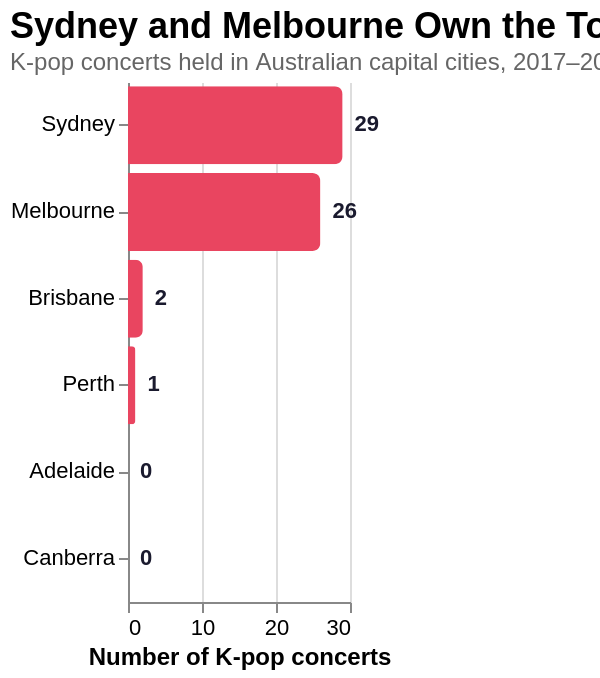

The specification (Vega-Lite) saved for this image:
### Vega-Lite specification from a JSON file in a GitHub repository (floating-point values rounded to 4 significant figures)
{"title": {"text": "Sydney and Melbourne Own the Tour Circuit", "subtitle": "K-pop concerts held in Australian capital cities, 2017–2024. Source: Wikipedia tour pages.", "anchor": "start", "fontSize": 18, "subtitleFontSize": 12, "subtitleColor": "#666"}, "width": "container", "height": 260, "autosize": {"type": "fit-x", "contains": "padding"}, "config": {"view": {"stroke": null}, "axis": {"labelFontSize": 11, "titleFontSize": 12}, "legend": {"orient": "bottom", "titleFontSize": 12, "labelFontSize": 11, "padding": 12, "offset": 12, "columns": 0}}, "data": {"values": [{"city": "Sydney", "concerts": 29, "total_capacity": 432500}, {"city": "Melbourne", "concerts": 26, "total_capacity": 343720}, {"city": "Brisbane", "concerts": 2, "total_capacity": 4700}, {"city": "Perth", "concerts": 1, "total_capacity": 2500}, {"city": "Adelaide", "concerts": 0, "total_capacity": 0}, {"city": "Canberra", "concerts": 0, "total_capacity": 0}]}, "layer": [{"mark": {"type": "bar", "color": "#e94560", "cornerRadiusEnd": 4}, "encoding": {"y": {"field": "city", "type": "nominal", "sort": "-x", "title": null}, "x": {"field": "concerts", "type": "quantitative", "title": "Number of K-pop concerts", "axis": {"tickMinStep": 1}}, "tooltip": [{"field": "city", "title": "City"}, {"field": "concerts", "title": "Concerts"}, {"field": "total_capacity", "title": "Combined venue capacity", "format": ","}]}}, {"mark": {"type": "text", "align": "left", "dx": 6, "color": "#1a1a2e", "fontWeight": "bold"}, "encoding": {"y": {"field": "city", "type": "nominal", "sort": "-x"}, "x": {"field": "concerts", "type": "quantitative"}, "text": {"field": "concerts"}}}], "$schema": "https://vega.github.io/schema/vega-lite/v5.json"}
